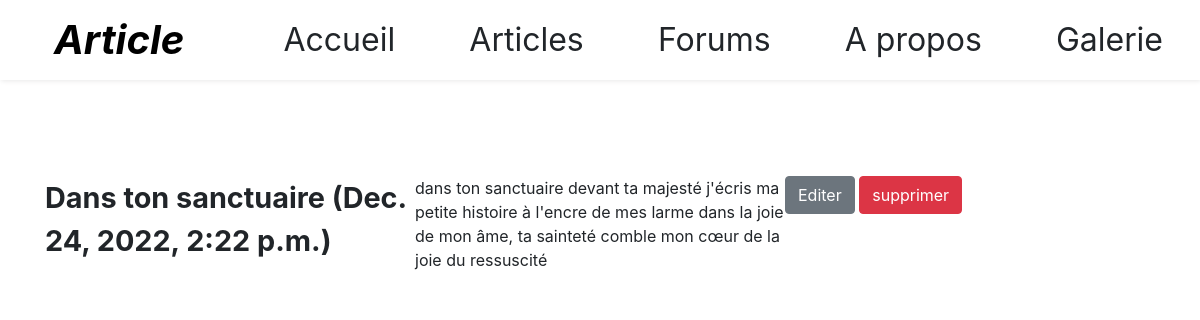
Page /article/5 on the committed database.
### blog/models.py (models this page shows)
class Article(models.Model):
    title = models.CharField(max_length=100)
    content = models.TextField(null=True)
    date = models.DateTimeField(auto_now_add=True)

### blog/views.py (the view)
# urls.py: path('article/<int:id>', views.article),
def article(request, id):
    article = get_object_or_404(Article, id=id)
    return render(request, 'article.html', {'article': article})

### blog/templates/article.html (shortened to what this page needs)
{% extends 'layouts/base.html' %}
{% block 'content' %}
<div class="container marge-top-12">
    <div class="grid-3">
        <div class="title">{{article.title }} ({{article.date}})</div>
      <div class="max">
            {{article.content}}
      </div>
      <div>
        <button class="btn btn-secondary"> <a class="text-white" href="{% url 'article.edit' article.id %}">Editer </a> </button>
        <button class="btn btn-danger"> <a href="{% url 'article.delete' article.id %}" class="text-white">  supprimer </a></button>
      </div>
    </div>
</div>
{%endblock%}

### blog/static/assets/css/index.css (style rules this page uses)
.marge-top-12 { margin-top: 12vh; }
.grid-3 { display: grid; grid-template-columns: 1fr 1fr 1fr; grid-template-rows: 1fr 1fr; }
.title { font-size: 1.8rem; font-weight: bold; }

### rows in the picture
Article: title "Dans ton sanctuaire", date "Dec. 24, 2022, 2:22 p.m.", content "dans ton sanctuaire devant ta majesté j'écris ma petite histoire à l'encre de mes larme dans la joie de mon âme, ta sainteté comble mon cœur de la joie du ressuscité"
